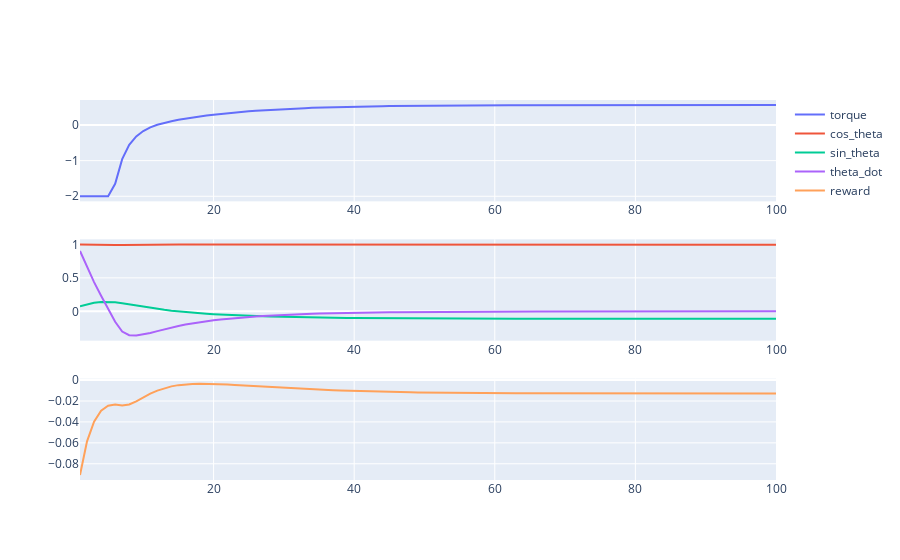

Notebook code for this chart:
### Code cell
# using plotly subplots, creates a figure with subplots for each signal list in signals_layout
import plotly.graph_objects as go
from plotly.subplots import make_subplots

#fig.add_trace(go.Scatter(x=df_signals["time"], y=df_signals[0]), row=1, col=1)
fig = make_subplots(rows=len(signals_layout), cols=1)
for i, signal_list in enumerate(signals_layout):
    for signal in signal_list:
        fig.add_trace(go.Scatter(x=df_signals["time"], y=df_signals[signal], name=signal), row=i+1, col=1)
fig.show()
